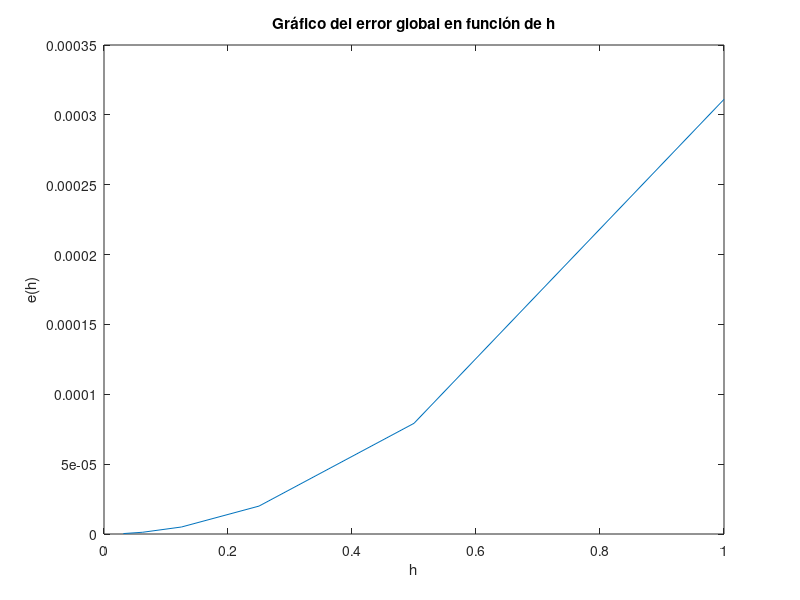

Reproduce this figure in MATLAB.
%Pregunta 6

%Parámetros
h = 2^-10; c1 = 0.175; alfa = 0.1; f = 0; n = 800; t = (0:h:n);

%Vectores para el cálculo de u(t)
uM_ref = zeros(1, length(t)); uM_ref(1) = 2 * alfa; ut_ref = zeros(1, length(t));
%Cálculo de U ref con Euler Modificado
for i = 1:n / h
    u_prima = c1 * uM_ref(i) * (uM_ref(i) - alfa) * (1 - uM_ref(i)) + f;
    ut_ref(1 + i) = uM_ref(i) + h / 2 * u_prima;
    ut_prima = c1 * ut_ref(i + 1) * (ut_ref(i + 1) - alfa) * (1 - ut_ref(i + 1)) + f;
    uM_ref(1 + i) = uM_ref(i) + h * ut_prima;
end

%Cálculo de u(t) con h variable
q = (-5:1); %Exponentes de h (con un valor extra)
ErrorGlobal = zeros(1, 6); %Vector con los errores asociados a cada h
VectordeH = zeros(1, 6); %Vector con los valores de h

for k = 1:7
    h2 = 2^q(k); %se define el h
    VectordeH(k) = h2; %se guarda el h en el vector
    uH = zeros(1, (n / h2) + 1); %vector para crear u(t)
    utH = zeros(1, (n / h2) + 1); %vector auxiliar para u(t) ('u tilda')
    error_global = zeros(1, (n / h2) + 1); %vector para guardar errores

    for j = 1:n / h2
        %Cálculo de u(t)
        uH(1) = 2 * alfa;
        uH_prima = c1 * uH(j) * (uH(j) - alfa) * (1 - uH(j)) + f;
        utH(j + 1) = uH(j) + (h2) / 2 * uH_prima;
        utH_prima = c1 * utH(j + 1) * (utH(j + 1) - alfa) * (1 - utH(j + 1)) + f;
        uH(1 + j) = uH(j) + h2 * utH_prima;
        %Cálculo del error
        error_global(1) = abs(uM_ref(1) - uH(1));
        uk = uM_ref((j * (h2 / h)) + 1) - uH(j + 1);
        error_global(j + 1) = abs(uk);
    end

    a = max(max(error_global));
    ErrorGlobal(k) = a;
end

%Loop para eliminar el último valor de cada vector
for g = 1:6
    E_H(g) = ErrorGlobal(g);
    H_(g) = VectordeH(g);
end

%Gráfico
plot(H_, E_H)
title('Gráfico del error global en función de h')
xlabel('h'), ylabel('e(h)')

%Cálculo del orden
P = (1:6);

for w = 1:6
    d = ErrorGlobal(w + 1) / ErrorGlobal(w);
    B = log(d) / log(2);
    P(w) = B;
end

P %mostrar el orden p
